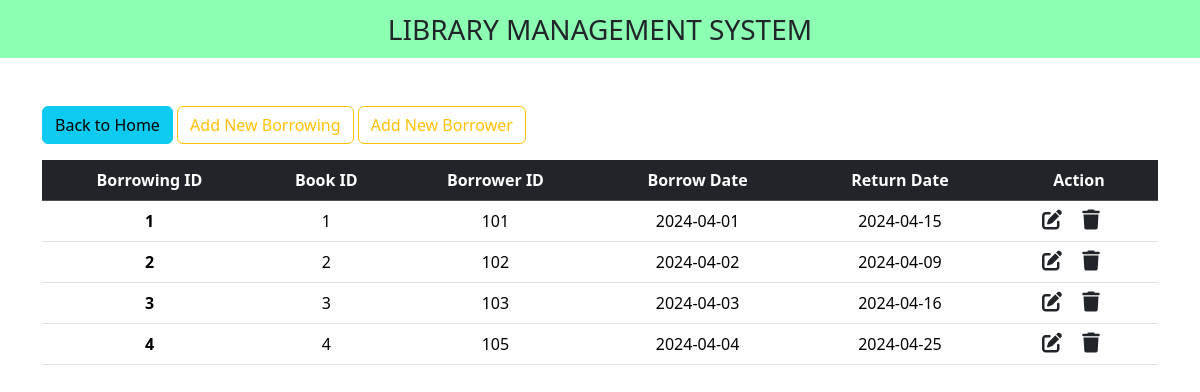
Page /borrowing_history/borrowing_history.php on the committed database.
### tables this page shows
CREATE TABLE `borrowing_history` (
  `borrowing_id` int(100) NOT NULL,
  `book_id` int(100) NOT NULL,
  `borrower_id` int(100) NOT NULL,
  `borrower_date` date NOT NULL,
  `return_date` date NOT NULL
);

### borrowing_history/borrowing_history.php (the view, shortened to what this page needs)
<!DOCTYPE html>
<html lang="en">
<head>
    <link href="https://cdn.jsdelivr.net/npm/bootstrap@5.3.3/dist/css/bootstrap.min.css" rel="stylesheet"
>
    <link rel="stylesheet" href="https://cdnjs.cloudflare.com/ajax/libs/font-awesome/6.5.2/css/all.min.css"
 />
</head>
<body>
    <nav class="navbar navbar-light justify-content-center fs-3 mb-5" style = "background-color: #00ff5573;">
        LIBRARY MANAGEMENT SYSTEM
    </nav>
    <div class="container">
        <a href = "../index.php" class ="btn btn-info mb-3"> Back to Home </a>
        <a href = "add_new_bo.php" class ="btn btn-outline-warning mb-3"> Add New Borrowing </a>
        <a href = "../borrower/add_new_b.php" class ="btn btn-outline-warning mb-3"> Add New Borrower </a>
        <table class="table table-hover text-center">
            <thead class="table-dark">
                <tr>
                    <th scope = "col"> Borrowing ID </th>
                    <th scope = "col"> Book ID </th>
                    <th scope = "col"> Borrower ID </th>
                    <th scope = "col"> Borrow Date </th>
                    <th scope = "col"> Return Date </th>
                    <th scope = "col"> Action </th>
            </thead>
            <tbody>
                <?php
                $db = new DB();
                $conn = $db->getConnection();
                    $sql = "SELECT * FROM `borrowing_history`";
                    $result = mysqli_query($conn,$sql);
                    while($row = mysqli_fetch_assoc($result)){
                        ?>
                            <tr>
                                <th><?php echo $row['borrowing_id'] ?> </th>
                                <td><?php echo $row['book_id'] ?></td>
                                <td><?php echo $row['borrower_id'] ?></td>
                                <td><?php echo $row['borrower_date'] ?></td>
                                <td><?php echo $row['return_date'] ?></td>
                                <td>
                                    <a href = "edit_bo.php?id=<?php echo $row['borrowing_id']?>" class = "link-dark"><i class = "fa-solid fa-pen-to-square fs-5 me-3"></i></a>
                                    <a href = "delete_bo.php?id=<?php echo $row['borrowing_id']?>" class = "link-dark"><i class = "fa-solid fa-trash fs-5 me-3"></i></a>
                                </td>
                            </tr>
                        <?php
                    }
                ?>
            </tbody>
        </table>
    </div>
</body>
</html>

### rows in the picture
borrowing_history: borrowing_id "1", book "1", borrower "101", borrower_date "2024-04-01", return_date "2024-04-15"
borrowing_history: borrowing_id "2", book "2", borrower "102", borrower_date "2024-04-02", return_date "2024-04-09"
borrowing_history: borrowing_id "3", book "3", borrower "103", borrower_date "2024-04-03", return_date "2024-04-16"
borrowing_history: borrowing_id "4", book "4", borrower "105", borrower_date "2024-04-04", return_date "2024-04-25"
